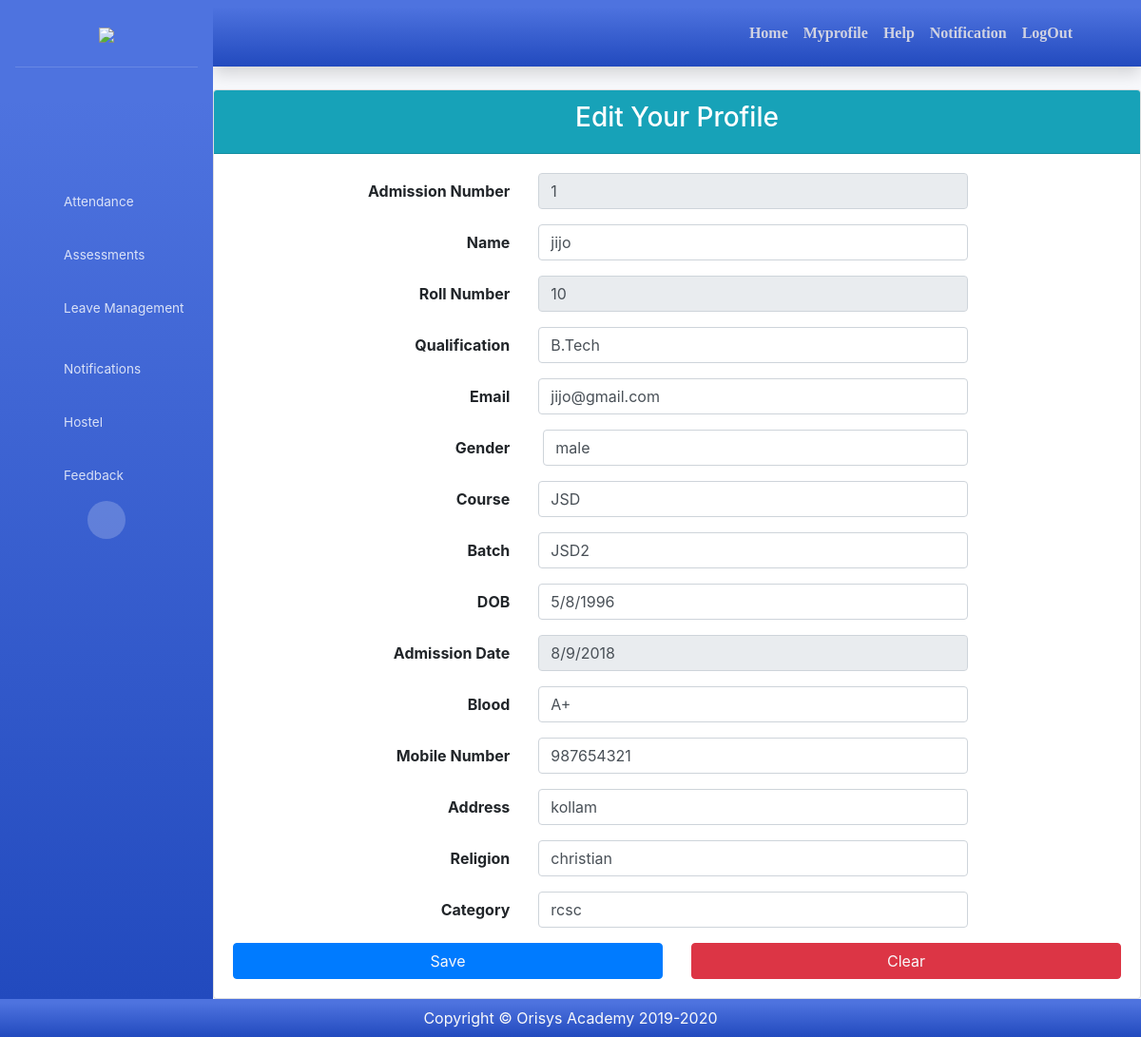
The page /student-profile-edit/ (signed in) on the database its author committed.
### student/models.py (models this page shows)
class student_reg(models.Model):
    admission_no     = models.IntegerField(primary_key=True)
    name             = models.CharField(max_length=200)
    roll_no          = models.CharField(max_length=200)
    qualification    = models.CharField(max_length=200)
    gender           = models.CharField(max_length=200)
    course           = models.CharField(max_length=200)
    batch            = models.CharField(max_length=200)
    dob              = models.CharField(max_length=200)
    admissn_date     = models.CharField(max_length=200,null=True)
    blood_grp        = models.CharField(max_length=200)
    mobile           = models.CharField(max_length=200)
    email            = models.CharField(max_length=200)
    address          = models.CharField(max_length=200,null=True)
    religion         = models.CharField(max_length=200)
    category         = models.CharField(max_length=200)
    username         = models.CharField(max_length=200,unique=True)
    password         = models.CharField(max_length=200)
    class Meta:
       db_table = 'student_registration'

### student/views.py (the view)
# urls.py: path('student-profile-edit/',views.stud_profile_edit,name='stud_edit_profile'),
def stud_profile_edit(request):
    QuerySet    = student_reg.objects.all().filter(username=request.session['stud_user'])
    return render(request,'student_edit_profile.html',{'stud_data':QuerySet})

### student/templates/student_edit_profile.html (shortened to what this page needs)
{% load static %}
<!DOCTYPE html>
<html lang="en">
<head>
  <link  rel="stylesheet" href="{% static 'fontawesome/css/all.min.css' %}">
  <link href="{% static 'css/sb-admin-2.min.css' %}" rel="stylesheet">
   <link href="{% static 'css/bootstrap.min.css' %}" rel="stylesheet">
  <link href="{% static 'css/style.css' %}" rel="stylesheet">
</head>
<body id="page-top" >
  <div id="wrapper">
    <ul class="navbar-nav bg-gradient-primary sidebar sidebar-dark accordion" id="accordionSidebar">
      <a class="sidebar-brand d-flex align-items-center justify-content-center" href="index.php">
			<div>
		<img src="{% static 'img/log.svg' %}" class="img-fluid">
        </div>
      </a>
      <hr class="sidebar-divider my-0">
      <li class="nav-item active">
        <a class="nav-link" href="index.php" class="text-center">
          <i class="fas fa-user user-font px-4"></i></a></li>
	   <li class="nav-item">
        <a class="nav-link collapsed" href="student-attendence.php">
          <i class="fas fa-user-graduate px-3"></i>
          <span>Attendance</span>
        </a>
      <li class="nav-item">
        <a class="nav-link collapsed" href="student-assessment.php">
          <i class="fas fa-chalkboard-teacher px-3"></i>
          <span>Assessments</span>
        </a>
      </li>
      <li class="nav-item">
        <a class="nav-link collapsed" href="#" data-toggle="collapse" data-target="#collapsePages" aria-expanded="true" aria-controls="collapsePages">
          <i class="fas fa-school px-3"></i>
         <span>Leave Management</span>
        </a>
      </li>
      <li class="nav-item">
        <a class="nav-link collapsed" href="notification.php">
          <i class="fas fa-bell px-3"></i>
          <span>Notifications</span>
        </a>
      </li>
      <li class="nav-item">
        <a class="nav-link" href="hostel.php">
          <i class="fas fa-info-circle px-3"></i>
          <span>Hostel</span></a>
      </li>
	  <li class="nav-item">
        <a class="nav-link" href="feedback.php">
          <i class="fas fa-info-circle px-3"></i>
          <span>Feedback</span></a>
      </li>
      <div class="text-center d-none d-md-inline">
        <button class="rounded-circle border-0" id="sidebarToggle"></button>
      </div>
    </ul>
    <div id="content-wrapper" class="d-flex flex-column">
      <div id="content">
		<div class="container-fliud">
        <nav class="navbar navbar-expand navbar-light topbar mb-4 static-top shadow bg-gradient-primary">
          <ul class="navbar-nav ml-auto pr-5 p-hide">
            <li class="nav-item ">
              <a class="nav-link " href="{%  url 'student_home_page' %}">
                <i class="fas fa-home"><p> Home</p></i>
              </a>
            </li>
			<li class="nav-item">
              <a class="nav-link " href="student-profile.php">
                <i class="fas fa-user "><p> Myprofile</p></i>
              </a>
            </li>
			<li class="nav-item">
              <a class="nav-link " href="student-home.php">
                <i class="fas fa-info"> <p>Help</p></i>
              </a>
            </li>
			<li class="nav-item">
              <a class="nav-link " href="#"  >
                <i class="fas fa-bell "><p> Notification</p></i>
              </a>
            </li>
			<li class="nav-item">
              <a class="nav-link " href="{% url 'st_logout' %}" >
                <i class="fas fa-sign-out-alt  text-gray"><p>LogOut</p></i>
              </a>
            </li>
          </ul>
        </nav>
		</div>
</div>
			<section>
	<div class="cotainer">
        <div class="row justify-content-center">
            <div class="col-md-12">
                    <div class="card">
                        <div class="card-header text-center bg-info "><h3 class="text-white">Edit Your Profile</h3></div>
                        <div class="card-body">
                            <form name="my-form" onsubmit="return validform()" action="{% url 'stud_prof_edit_save' %}" method="POST">
                                <div class="form-group row">
                                    {% if stud_data %}
                                    {% for i in stud_data %}
                                    <label class="col-md-4 col-form-label text-md-right font-weight-bolder">Admission Number</label>
                                    <div class="col-md-6 ">
                                        <input type="text" id="full_name" class="form-control box-bg " name="admission_no" value={{i.admission_no}} readonly>
                                    </div>
                                </div>
                                <div class="form-group row">
                                    <label class="col-md-4 col-form-label text-md-right font-weight-bolder">Name</label>
                                    <div class="col-md-6">
                                        <input type="text" id="email_address" class="form-control box-bg" name="name" value={{i.name}} >
                                    </div>
                                </div>
								<div class="form-group row">
                                    <label class="col-md-4 col-form-label text-md-right font-weight-bolder">Roll Number</label>
                                    <div class="col-md-6">
                                        <input type="Number"  class="form-control box-bg" name="roll_no" value={{i.roll_no}} readonly>
                                    </div>
                                </div>
                                <div class="form-group row">
                                    <label class="col-md-4 col-form-label text-md-right font-weight-bolder">Qualification</label>
                                    <div class="col-md-6">
                                        <input type="text"  class="form-control box-bg" name="qualification" value={{i.qualification}}>
                                    </div>
                                </div>
								 <div class="form-group row">
                                    <label class="col-md-4 col-form-label text-md-right font-weight-bolder">Email</label>
                                    <div class="col-md-6">
                                        <input type="text"   class="form-control box-bg" name="email" value={{i.email}}>
                                    </div>
                                </div>
								<div class="form-group row">
                                    <label class="col-md-4 col-form-label text-md-right font-weight-bolder">Gender</label>
                                    <div class="col-md-6 d-flex form-check">
                                        <input type="text"   class="form-control box-bg"  name="gender" value={{i.gender}}>
                                    </div>
                                </div>
								 <div class="form-group row">
                                    <label class="col-md-4 col-form-label text-md-right font-weight-bolder">Course</label>
                                    <div class="col-md-6">
                                        <input type="text"   class="form-control box-bg" name="course" value={{i.course}}>
                                    </div>
                                </div>
                                <div class="form-group row">
                                    <label class="col-md-4 col-form-label text-md-right font-weight-bolder">Batch</label>
                                    <div class="col-md-6">
                                        <input type="text"  class="form-control box-bg" name="batch" value={{i.batch}}>
                                    </div>
                                </div>
								<div class="form-group row">
                                    <label class="col-md-4 col-form-label text-md-right font-weight-bolder">DOB</label>
                                    <div class="col-md-6">
                                        <input type="text" class="form-control box-bg" name="dob" value={{i.dob}}>
                                    </div>
                                </div>
								<div class="form-group row">
                                    <label class="col-md-4 col-form-label text-md-right font-weight-bolder">Admission Date</label>
                                    <div class="col-md-6">
                                        <input type="text" class="form-control box-bg"  name="dob" value={{i.admissn_date}} readonly>
                                    </div>
                                </div>
								<div class="form-group row">
                                    <label class="col-md-4 col-form-label text-md-right font-weight-bolder">Blood</label>
                                    <div class="col-md-6">
                                        <input type="text"  class="form-control box-bg" name="blood_grp" value={{i.blood_grp}}>
                                    </div>
                                </div>
								<div class="form-group row">
                                    <label class="col-md-4 col-form-label text-md-right font-weight-bolder">Mobile Number</label>
                                    <div class="col-md-6">
                                        <input type="number"  class="form-control box-bg" name="mobile" value={{i.mobile}}>
                                    </div>
                                </div>
								<div class="form-group row">
                                    <label class="col-md-4 col-form-label text-md-right font-weight-bolder">Address</label>
                                    <div class="col-md-6" >
                                        <input type="text"  class="form-control box-bg"  name="address" value={{i.address}}></input>
                                    </div>
                                </div>
                                <div class="form-group row">
                                    <label for="password" class="col-md-4 col-form-label text-md-right font-weight-bolder">Religion</label>
                                    <div class="col-md-6">
                                        <input type="text"  class="form-control box-bg" name="religion" value={{i.religion}}>
                                    </div>
                                </div>
								<div class="form-group row">
                                    <label for="password-confirm" class="col-md-4 col-form-label text-md-right font-weight-bolder">Category</label>
                                    <div class="col-md-6">
                                        <input type="text"  class="form-control box-bg" name="category" value={{i.category}}>
                                    </div>
                                </div>
								<div class="row">
                                    <div class="col-md-6 text-right">
                                        <button type="submit" class="btn btn-primary " onclick="">
                                        <a href="student-profile.php" class="text-light text-decoration-none">Save</a>
                                        </button>
                                    </div>
									<div class="col-md-6 ">
                                        <button type="submit" class="btn btn-danger"><a href="student-edit.php" class="text-light text-decoration-none">
                                        Clear</a>
                                        </button>
                                    </div>
                                    {% endfor%}
                                    {% endif %}
                                </div>
								</div>
                        </div>
                    </div>
            </div>
        </div>
    </div>
				</div>
<footer class="">
    <div class="copyright text-center bg-gradient-primary py-2 text-light">
      <span>Copyright &copy; Orisys Academy 2019-2020</span>
  </div>
</footer>
</body>
</html>

### faculty/static/css/style.css (style rules this page uses)
.user-font { font-size:80px!important; }
.form-style input,button { width: 100%; }
.box-bg { outline:none; }

### rows shown on the page
student_reg: admission_no "1", name "jijo", roll_no "10", qualification "B.Tech", email "jijo@gmail.com", gender "male", course "JSD", batch "JSD2", dob "5/8/1996", dob "8/9/2018", blood_grp "A+", mobile "987654321", address "kollam", religion "christian", category "rcsc"
